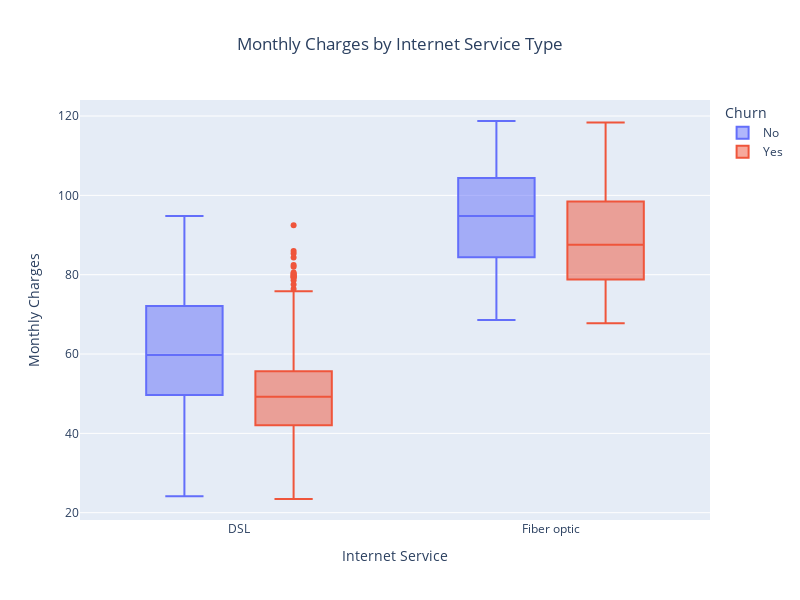

Source (notebook cell):
### Markdown cell above
We illustrate bellow the relation between 'Internet Service' and 'Payment Method' with respect to Monthly Changes, highlighting the differences between churned and non-churned customers.

### Code cell
cust_churn = cust_churn.replace({1:'Yes',0:'No'})

filtered_df = cust_churn[cust_churn['Internet Service'] != 'No']

fig = px.box(filtered_df, 
             x='Internet Service', 
             y='Monthly Charges', 
             color='Churn',
             title='Monthly Charges by Internet Service Type')

fig.update_layout(
    title_x=0.5,  
    width=800,   
    height=600,)
fig.show()

### Figure 1 — Plotly figure (JSON) as saved in the notebook; plotly's stock layout.template omitted (floating-point values rounded to 4 significant figures; data arrays with more than 128 entries replaced by an {"elided": "..."} marker saying what was removed)
{"data": [{"alignmentgroup": "True", "hovertemplate": "Churn=No<br>Internet Service=%{x}<br>Monthly Charges=%{y}<extra></extra>", "legendgroup": "No", "marker": {"color": "#636efa"}, "name": "No", "notched": false, "offsetgroup": "No", "orientation": "v", "showlegend": true, "type": "box", "x": {"elided": "3756 str values"}, "x0": " ", "xaxis": "x", "y": {"elided": "3756 float values"}, "y0": " ", "yaxis": "y"}, {"alignmentgroup": "True", "hovertemplate": "Churn=Yes<br>Internet Service=%{x}<br>Monthly Charges=%{y}<extra></extra>", "legendgroup": "Yes", "marker": {"color": "#EF553B"}, "name": "Yes", "notched": false, "offsetgroup": "Yes", "orientation": "v", "showlegend": true, "type": "box", "x": {"elided": "1756 str values"}, "x0": " ", "xaxis": "x", "y": {"elided": "1756 float values"}, "y0": " ", "yaxis": "y"}], "layout": {"boxmode": "group", "height": 600, "legend": {"title": {"text": "Churn"}, "tracegroupgap": 0}, "title": {"text": "Monthly Charges by Internet Service Type", "x": 0.5}, "width": 800, "xaxis": {"anchor": "y", "domain": [0, 1], "title": {"text": "Internet Service"}}, "yaxis": {"anchor": "x", "domain": [0, 1], "title": {"text": "Monthly Charges"}}}}
